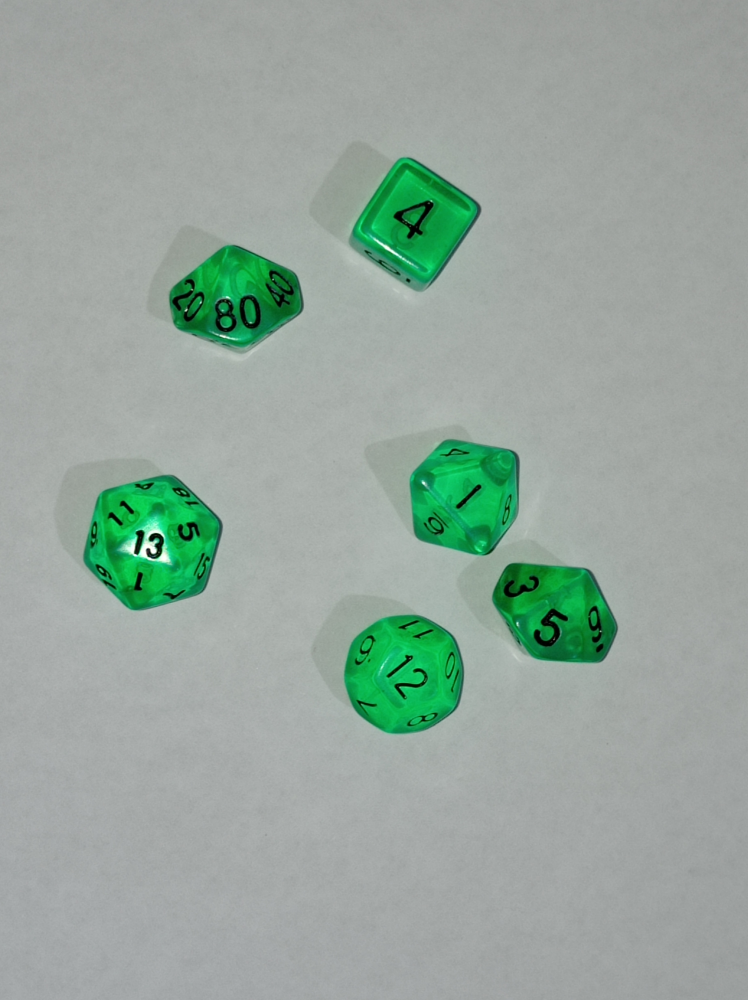
#> input picture OCR/img/dados2.jpg, 2992 x 4000 px, found by its file name (shown at 1/4 size)
$ python dadosContador_20220628201311.py
#> lines starting #> are read from the running program, lines starting #| are printed output that depends on the picture; after the words box and inside, x2 and y2 are one past the last pixel; in counts of white or black regions, pixels touching at a corner belong together
import cv2
from cv2 import THRESH_BINARY
from cv2 import erode
import numpy as np
from numpy import binary_repr

imagem = cv2.imread("img/dados2.jpg")          # Carregar a imagem
#> imagem is the input picture: shape (4000, 2992, 3); mean B, G, R 157, 166.5, 150.1
res = cv2.resize(imagem, dsize=( 598, 800), interpolation=cv2.INTER_CUBIC) # Redimensionar Img ################
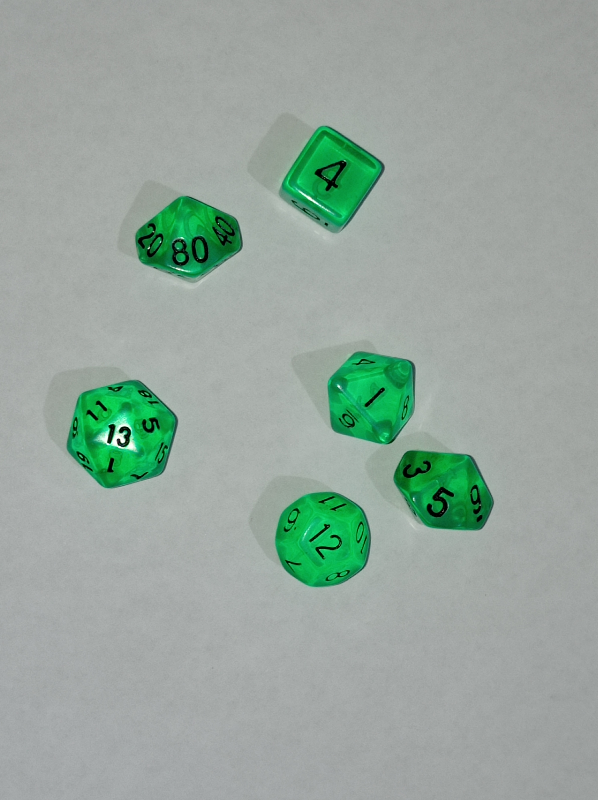
#> res: shape (800, 598, 3); mean B, G, R 157, 166.5, 150.1
gray = cv2.cvtColor(res, cv2.COLOR_BGR2GRAY)     # GrayScale
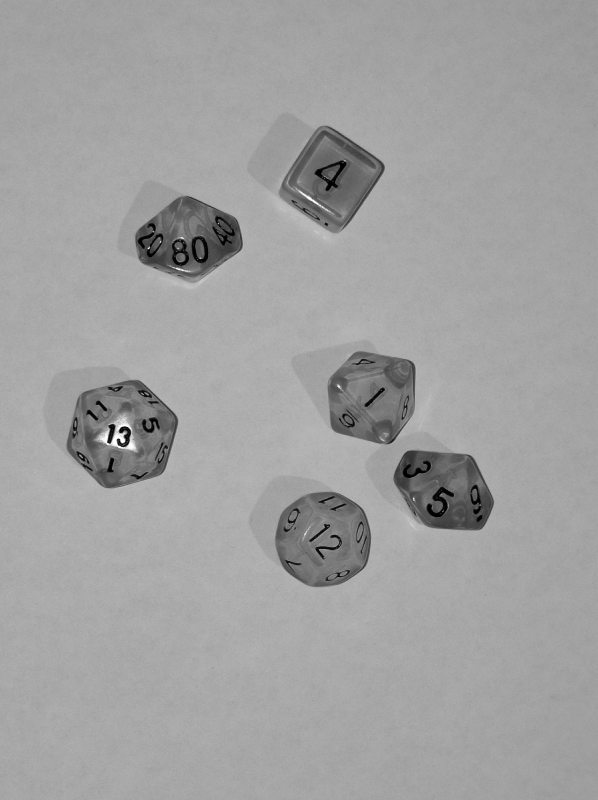
#> gray: shape (800, 598); min 0, max 254, mean 160.6
blur = cv2.blur(gray,(1,1))                       # Blur ###############

ret,binary = cv2.threshold(gray , 55 ,255, cv2.THRESH_BINARY)         # Binarização ################
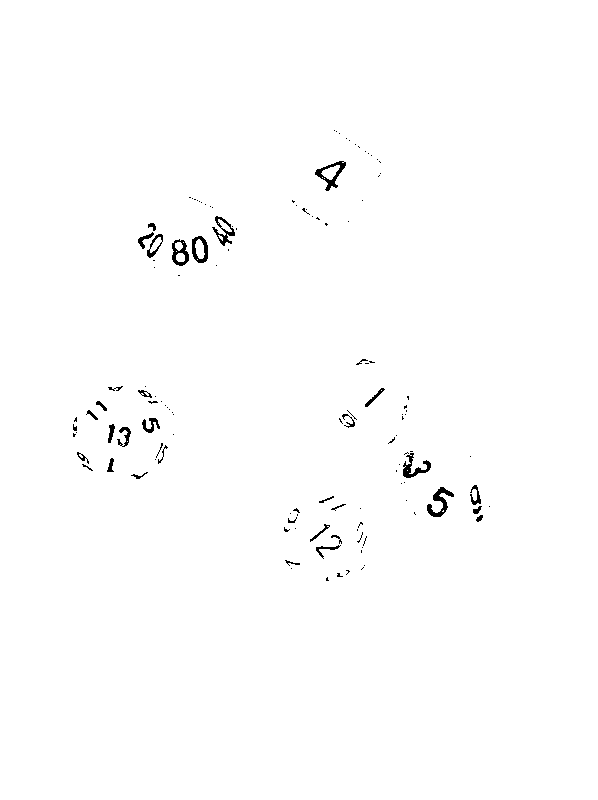
#> binary: shape (800, 598); 99.3% white; 129 black regions (95 under 20 px), largest, box (x1, y1, x2, y2) and area: (427, 487, 454, 517) 301, (315, 161, 346, 191) 287, (403, 453, 431, 478) 260
ret1,binary1 = cv2.threshold(binary,127,255,cv2.THRESH_BINARY_INV)   # Inverter a Binarização


cv2.imshow("Dilatation", binary)


cv2.waitKey(0)

$ run again, with OCR/img/dados1.jpg copied over OCR/img/dados2.jpg
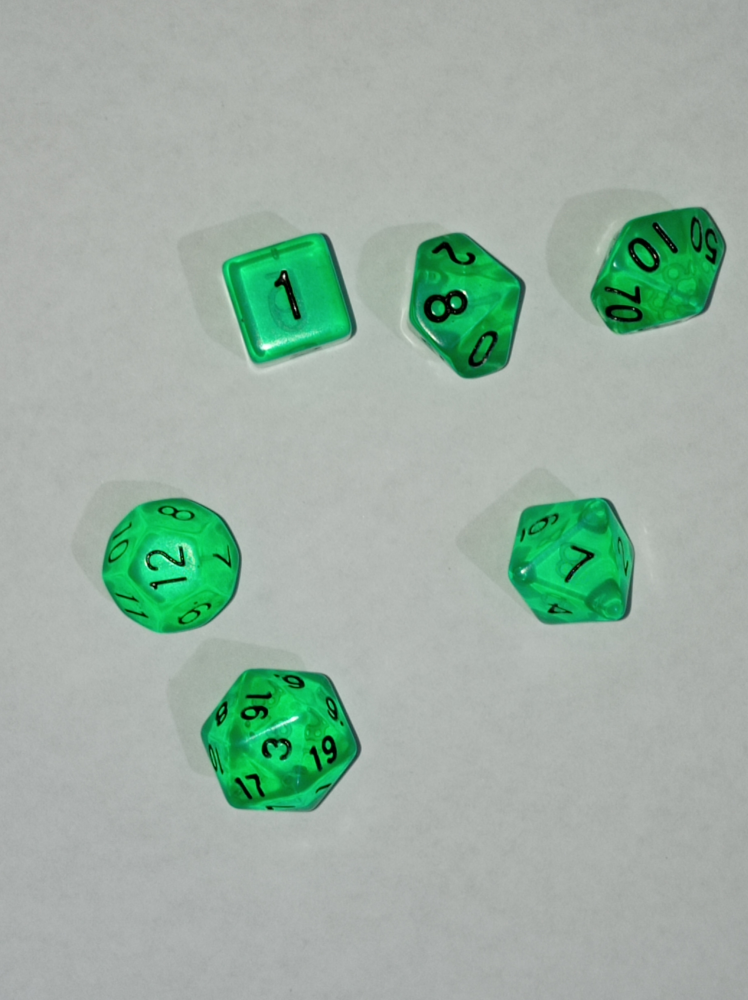
#> input picture OCR/img/dados1.jpg, 2992 x 4000 px, found by its file name (shown at 1/4 size)
#> imagem is the input picture: shape (4000, 2992, 3); mean B, G, R 163.1, 176, 155.2
#> `gray = cv2.cvtColor(res, cv2.COLOR_BGR2GRAY)`:
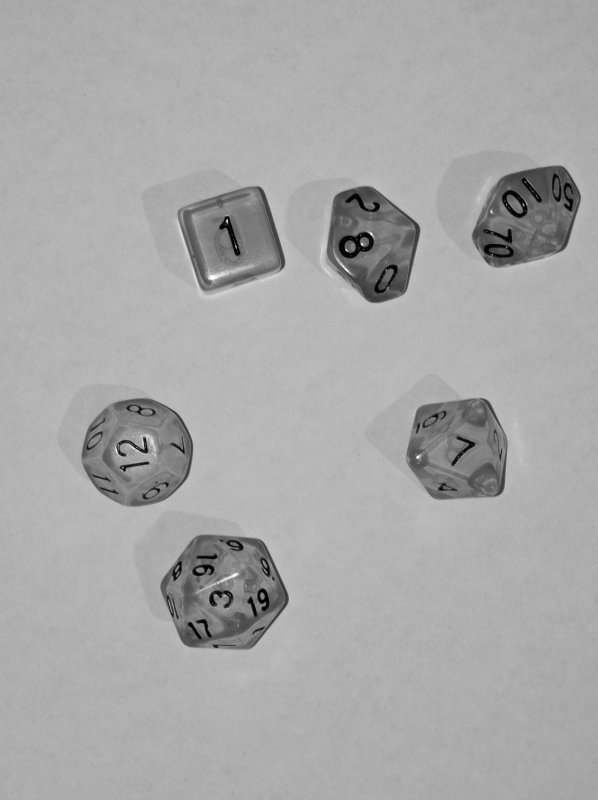
#> gray: shape (800, 598); min 0, max 254, mean 168.4
#> `ret,binary = cv2.threshold(gray , 55 ,255, cv2.THRESH_BINARY)`:
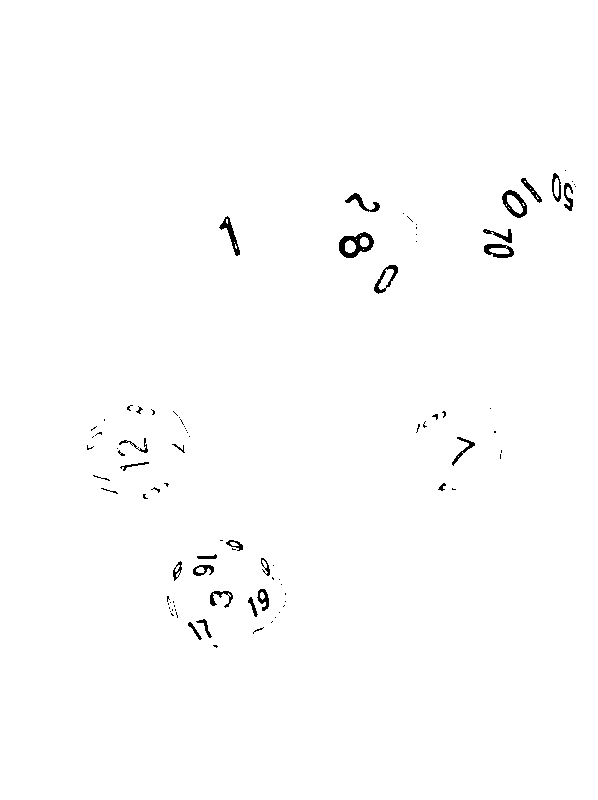
#> binary: shape (800, 598); 99.2% white; 92 black regions (64 under 20 px), largest, box (x1, y1, x2, y2) and area: (339, 232, 374, 258) 442, (502, 190, 527, 218) 288, (219, 216, 240, 256) 233

$ run again, with OCR/img/dados3.jpg copied over OCR/img/dados2.jpg
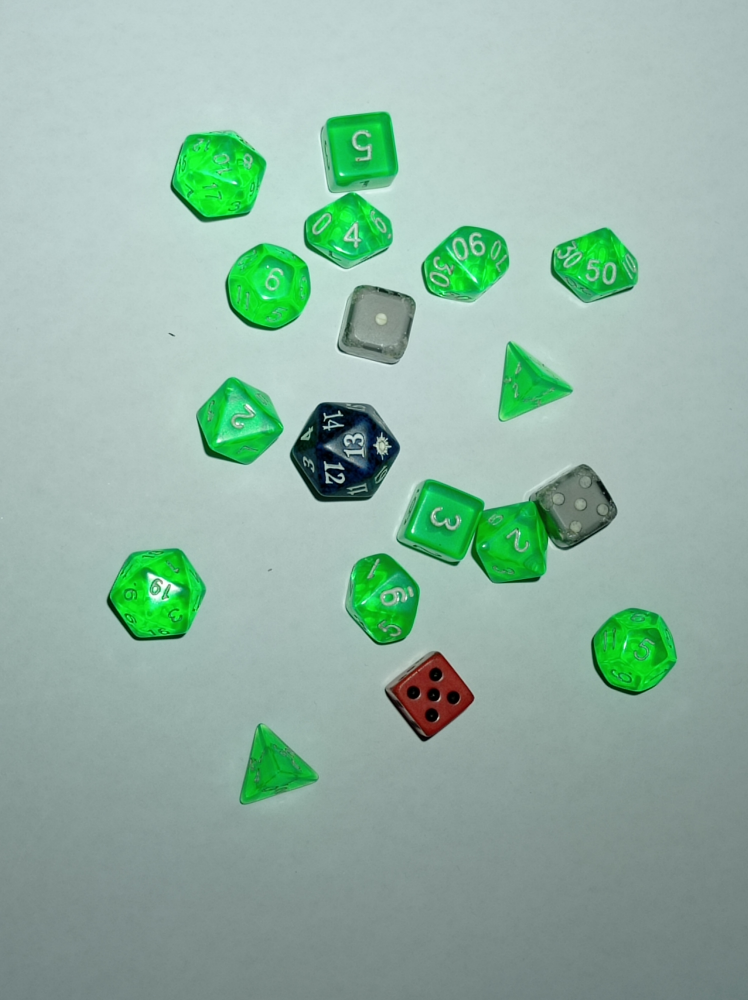
#> input picture OCR/img/dados3.jpg, 2992 x 4000 px, found by its file name (shown at 1/4 size)
#> imagem is the input picture: shape (4000, 2992, 3); mean B, G, R 163.9, 179.2, 146
#> `gray = cv2.cvtColor(res, cv2.COLOR_BGR2GRAY)`:
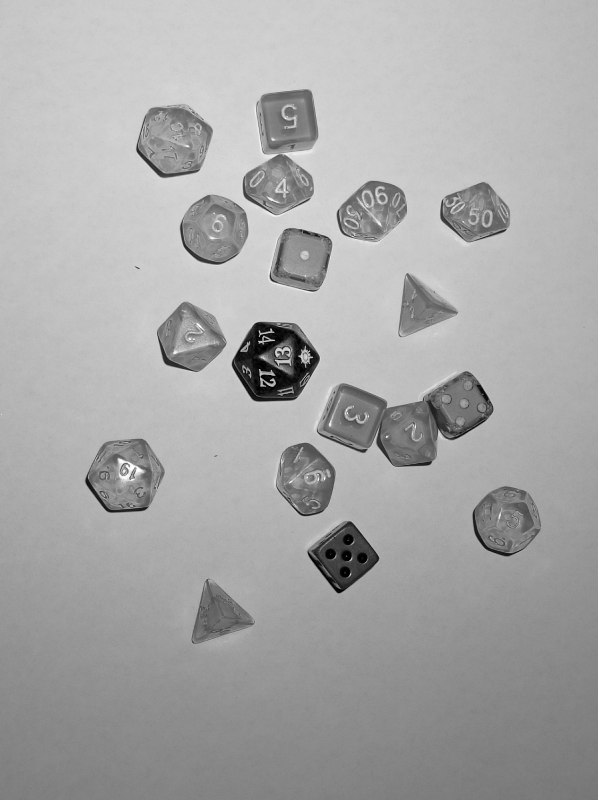
#> gray: shape (800, 598); min 0, max 254, mean 167.5
#> `ret,binary = cv2.threshold(gray , 55 ,255, cv2.THRESH_BINARY)`:
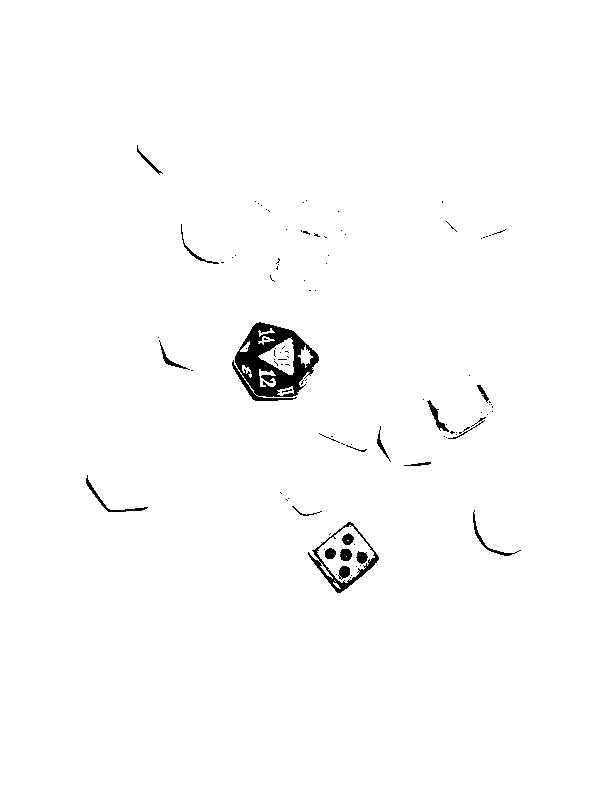
#> binary: shape (800, 598); 98.7% white; 102 black regions (82 under 20 px), largest, box (x1, y1, x2, y2) and area: (232, 322, 319, 401) 3258, (308, 522, 379, 593) 721, (86, 475, 148, 512) 209
